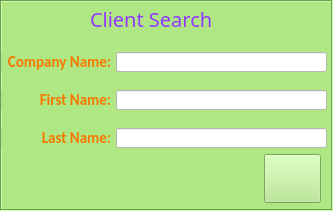
  <widget class="QFrame" name="frmSearch">
   <property name="geometry">
    <rect>
     <x>10</x>
     <y>78</y>
     <width>333</width>
     <height>211</height>
    </rect>
   </property>
   <property name="styleSheet">
    <string notr="true">background-color: rgb(175, 231, 132)</string>
   </property>
   <property name="frameShape">
    <enum>QFrame::Box</enum>
   </property>
   <property name="frameShadow">
    <enum>QFrame::Sunken</enum>
   </property>
   <widget class="QLabel" name="lblClientSearch">
    <property name="geometry">
     <rect>
      <x>90</x>
      <y>4</y>
      <width>151</width>
      <height>29</height>
     </rect>
    </property>
    <property name="font">
     <font>
      <family>Algerian</family>
      <pointsize>15</pointsize>
     </font>
    </property>
    <property name="styleSheet">
     <string notr="true">color: rgb(145, 55, 255)</string>
    </property>
    <property name="text">
     <string>Client Search</string>
    </property>
   </widget>
   <widget class="QLabel" name="lblFirstName">
    <property name="geometry">
     <rect>
      <x>1</x>
      <y>90</y>
      <width>110</width>
      <height>20</height>
     </rect>
    </property>
    <property name="font">
     <font>
      <family>Calibri</family>
      <pointsize>11</pointsize>
      <weight>75</weight>
      <bold>true</bold>
     </font>
    </property>
    <property name="styleSheet">
     <string notr="true">color: rgb(248, 120, 0)</string>
    </property>
    <property name="text">
     <string>First Name:</string>
    </property>
    <property name="alignment">
     <set>Qt::AlignRight|Qt::AlignTrailing|Qt::AlignVCenter</set>
    </property>
   </widget>
   <widget class="QLabel" name="lblLastName">
    <property name="geometry">
     <rect>
      <x>1</x>
      <y>128</y>
      <width>110</width>
      <height>20</height>
     </rect>
    </property>
    <property name="font">
     <font>
      <family>Calibri</family>
      <pointsize>11</pointsize>
      <weight>75</weight>
      <bold>true</bold>
     </font>
    </property>
    <property name="styleSheet">
     <string notr="true">color: rgb(248, 120, 0)</string>
    </property>
    <property name="text">
     <string>Last Name:</string>
    </property>
    <property name="alignment">
     <set>Qt::AlignRight|Qt::AlignTrailing|Qt::AlignVCenter</set>
    </property>
   </widget>
   <widget class="QLineEdit" name="entLastName">
    <property name="geometry">
     <rect>
      <x>116</x>
      <y>128</y>
      <width>211</width>
      <height>20</height>
     </rect>
    </property>
    <property name="font">
     <font>
      <family>Calibri</family>
      <pointsize>10</pointsize>
     </font>
    </property>
    <property name="styleSheet">
     <string notr="true">background-color: rgb(255, 255, 255)</string>
    </property>
    <property name="frame">
     <bool>true</bool>
    </property>
    <property name="readOnly">
     <bool>false</bool>
    </property>
   </widget>
   <widget class="QLabel" name="lblCompanyName">
    <property name="geometry">
     <rect>
      <x>1</x>
      <y>52</y>
      <width>110</width>
      <height>20</height>
     </rect>
    </property>
    <property name="font">
     <font>
      <family>Calibri</family>
      <pointsize>11</pointsize>
      <weight>75</weight>
      <bold>true</bold>
     </font>
    </property>
    <property name="styleSheet">
     <string notr="true">color: rgb(248, 120, 0)</string>
    </property>
    <property name="text">
     <string>Company Name:</string>
    </property>
    <property name="alignment">
     <set>Qt::AlignRight|Qt::AlignTrailing|Qt::AlignVCenter</set>
    </property>
   </widget>
   <widget class="QLineEdit" name="entCompanyName">
    <property name="geometry">
     <rect>
      <x>116</x>
      <y>52</y>
      <width>211</width>
      <height>20</height>
     </rect>
    </property>
    <property name="font">
     <font>
      <family>Calibri</family>
      <pointsize>10</pointsize>
     </font>
    </property>
    <property name="styleSheet">
     <string notr="true">background-color: rgb(255, 255, 255)</string>
    </property>
    <property name="frame">
     <bool>true</bool>
    </property>
    <property name="readOnly">
     <bool>false</bool>
    </property>
   </widget>
   <widget class="QLineEdit" name="entFirstName">
    <property name="geometry">
     <rect>
      <x>116</x>
      <y>90</y>
      <width>211</width>
      <height>20</height>
     </rect>
    </property>
    <property name="font">
     <font>
      <family>Calibri</family>
      <pointsize>10</pointsize>
     </font>
    </property>
    <property name="cursor">
     <cursorShape>IBeamCursor</cursorShape>
    </property>
    <property name="styleSheet">
     <string notr="true">background-color: rgb(255, 255, 255)</string>
    </property>
    <property name="frame">
     <bool>true</bool>
    </property>
    <property name="readOnly">
     <bool>false</bool>
    </property>
   </widget>
   <widget class="QPushButton" name="btnClear">
    <property name="geometry">
     <rect>
      <x>264</x>
      <y>154</y>
      <width>57</width>
      <height>49</height>
     </rect>
    </property>
    <property name="toolTip">
     <string>Clear</string>
    </property>
    <property name="toolTipDuration">
     <number>-1</number>
    </property>
    <property name="text">
     <string/>
    </property>
    <property name="icon">
     <iconset theme="C:\Users\baris\Desktop\Projects\Vet\Icons\clear.png">
      <normaloff>../Icons/clear.png</normaloff>../Icons/clear.png</iconset>
    </property>
    <property name="iconSize">
     <size>
      <width>42</width>
      <height>42</height>
     </size>
    </property>
   </widget>
  </widget>
